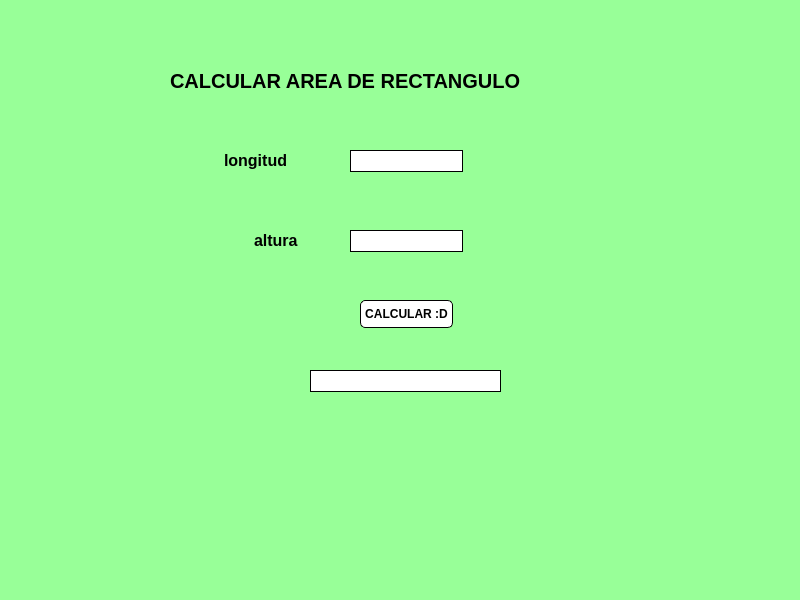
<?xml version="1.0" encoding="UTF-8"?>
<ui version="4.0">
 <class>MainWindow</class>
 <widget class="QMainWindow" name="MainWindow">
  <property name="geometry">
   <rect>
    <x>0</x>
    <y>0</y>
    <width>800</width>
    <height>600</height>
   </rect>
  </property>
  <property name="windowTitle">
   <string>MainWindow</string>
  </property>
  <property name="styleSheet">
   <string notr="true">background-color: rgb(152, 255, 152);
</string>
  </property>
  <widget class="QWidget" name="centralwidget">
   <widget class="QLabel" name="label_2">
    <property name="geometry">
     <rect>
      <x>254</x>
      <y>230</y>
      <width>61</width>
      <height>20</height>
     </rect>
    </property>
    <property name="font">
     <font>
      <pointsize>12</pointsize>
      <weight>75</weight>
      <italic>false</italic>
      <bold>true</bold>
     </font>
    </property>
    <property name="text">
     <string>altura</string>
    </property>
   </widget>
   <widget class="QLineEdit" name="txt_longitud">
    <property name="geometry">
     <rect>
      <x>350</x>
      <y>150</y>
      <width>113</width>
      <height>22</height>
     </rect>
    </property>
    <property name="font">
     <font>
      <pointsize>12</pointsize>
      <weight>75</weight>
      <bold>true</bold>
     </font>
    </property>
    <property name="styleSheet">
     <string notr="true">background-color: rgb(255, 255, 255);
border: 1px solid rgb(0, 0, 0);
</string>
    </property>
   </widget>
   <widget class="QPushButton" name="btn_calcular">
    <property name="geometry">
     <rect>
      <x>360</x>
      <y>300</y>
      <width>93</width>
      <height>28</height>
     </rect>
    </property>
    <property name="font">
     <font>
      <weight>75</weight>
      <bold>true</bold>
     </font>
    </property>
    <property name="styleSheet">
     <string notr="true">background-color: rgb(255, 255, 255);
border: 1px solid rgb(0, 0, 0);
border-radius: 5px;
</string>
    </property>
    <property name="text">
     <string>CALCULAR :D</string>
    </property>
   </widget>
   <widget class="QLineEdit" name="txt_anchura">
    <property name="geometry">
     <rect>
      <x>350</x>
      <y>230</y>
      <width>113</width>
      <height>22</height>
     </rect>
    </property>
    <property name="font">
     <font>
      <pointsize>12</pointsize>
      <weight>75</weight>
      <bold>true</bold>
     </font>
    </property>
    <property name="styleSheet">
     <string notr="true">background-color: rgb(255, 255, 255);
border: 1px solid rgb(0, 0, 0);
</string>
    </property>
   </widget>
   <widget class="QLabel" name="label">
    <property name="geometry">
     <rect>
      <x>224</x>
      <y>150</y>
      <width>91</width>
      <height>20</height>
     </rect>
    </property>
    <property name="font">
     <font>
      <pointsize>12</pointsize>
      <weight>75</weight>
      <bold>true</bold>
     </font>
    </property>
    <property name="text">
     <string>longitud</string>
    </property>
   </widget>
   <widget class="QLabel" name="label_3">
    <property name="geometry">
     <rect>
      <x>170</x>
      <y>70</y>
      <width>431</width>
      <height>21</height>
     </rect>
    </property>
    <property name="font">
     <font>
      <pointsize>15</pointsize>
      <weight>75</weight>
      <bold>true</bold>
     </font>
    </property>
    <property name="text">
     <string>CALCULAR AREA DE RECTANGULO</string>
    </property>
   </widget>
   <widget class="QLineEdit" name="txt_resultado">
    <property name="geometry">
     <rect>
      <x>310</x>
      <y>370</y>
      <width>191</width>
      <height>22</height>
     </rect>
    </property>
    <property name="font">
     <font>
      <pointsize>12</pointsize>
      <weight>75</weight>
      <bold>true</bold>
     </font>
    </property>
    <property name="styleSheet">
     <string notr="true">background-color: rgb(255, 255, 255);
border: 1px solid rgb(0, 0, 0);
</string>
    </property>
   </widget>
  </widget>
  <widget class="QMenuBar" name="menubar">
   <property name="geometry">
    <rect>
     <x>0</x>
     <y>0</y>
     <width>800</width>
     <height>26</height>
    </rect>
   </property>
  </widget>
  <widget class="QStatusBar" name="statusbar"/>
 </widget>
 <resources/>
 <connections/>
</ui>
